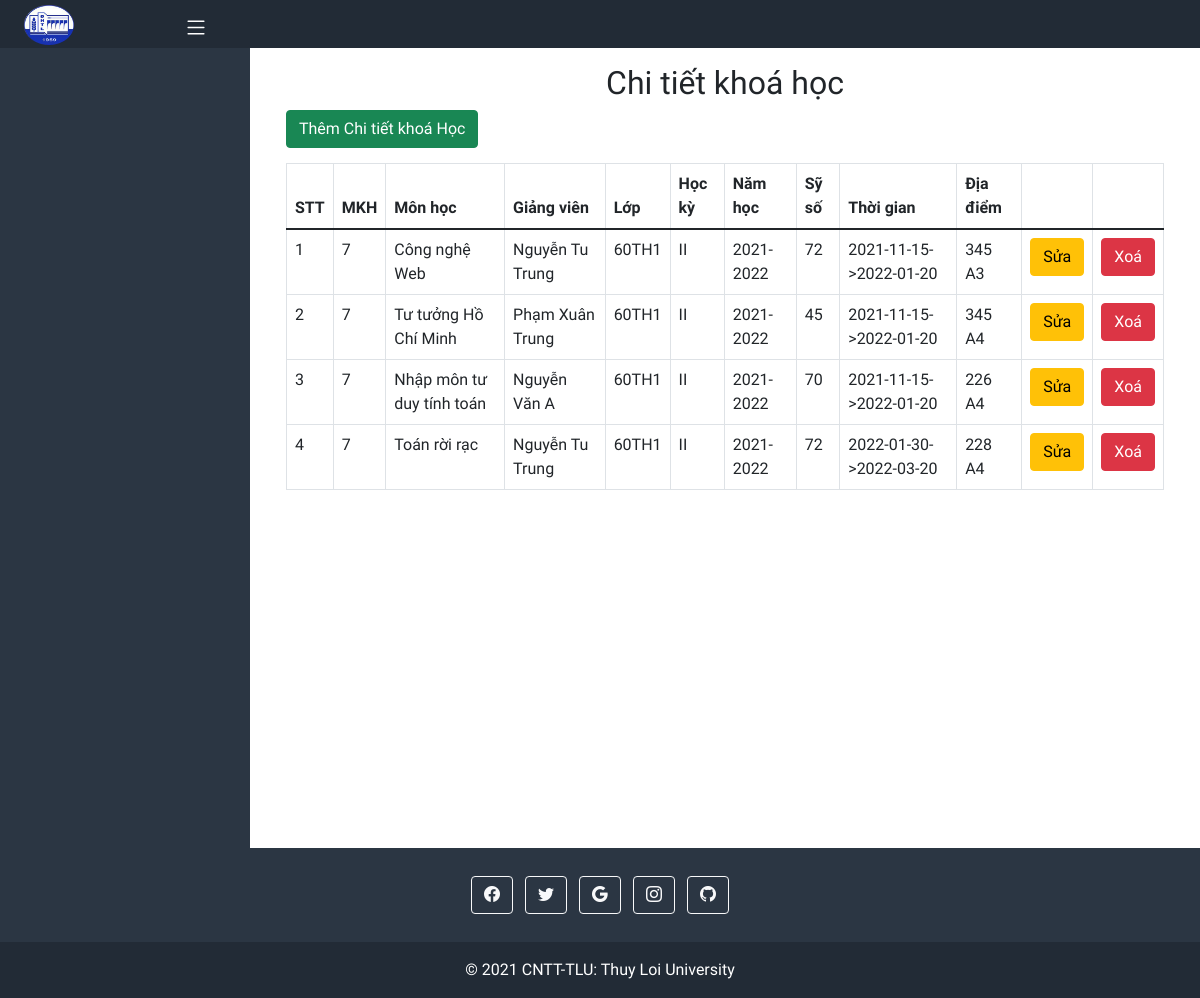
The page /DangKyHoc/Admin/QuanlyKhoaHoc/Chitietkhoahoc/index.php on the database its author committed.
### tables this page shows
CREATE TABLE `Chitietkhoahoc` (
  `id` int(11) NOT NULL,
  `MKH` int(11) NOT NULL,
  `id_Monhoc` int(11) NOT NULL,
  `id_Giangvien` int(11) NOT NULL,
  `id_Lop` int(11) NOT NULL,
  `id_Hocky` int(11) NOT NULL,
  `id_Namhoc` int(11) NOT NULL,
  `Syso` int(11) NOT NULL,
  `NgayBatDau` date NOT NULL,
  `NgayKetThuc` date NOT NULL,
  `Diadiem` varchar(255) NOT NULL
);

CREATE TABLE `Monhoc` (
  `id` int(11) NOT NULL,
  `Tenmonhoc` varchar(255) NOT NULL,
  `Sotinchi` tinyint(4) NOT NULL,
  `Hocphi` int(255) NOT NULL,
  `id_khoa` int(11) NOT NULL
);

CREATE TABLE `Giangvien` (
  `id` int(11) NOT NULL,
  `MGV` varchar(255) NOT NULL,
  `Hovaten` varchar(255) NOT NULL,
  `Bomon` varchar(255) NOT NULL,
  `Diachi` varchar(255) NOT NULL,
  `id_khoa` int(11) NOT NULL,
  `id_acc` int(11) NOT NULL
);

CREATE TABLE `Lop` (
  `id` int(11) NOT NULL,
  `Tenlop` varchar(255) NOT NULL,
  `Siso` int(11) NOT NULL,
  `id_khoa` int(11) NOT NULL
);

CREATE TABLE `Hocky` (
  `id` int(11) NOT NULL,
  `Tenhocky` varchar(255) NOT NULL
);

CREATE TABLE `Namhoc` (
  `id` int(11) NOT NULL,
  `Tennamhoc` varchar(255) NOT NULL
);

### DangKyHoc/Db/dbhelper.php (called while the page is built, shortened)
<?php
function executeResult($sql) {
	$con = mysqli_connect('localhost', 'root','', 'Dangkyhoc');
	$result = mysqli_query($con, $sql);
	$data   = [];
	while ($row = mysqli_fetch_array($result, 1)) {
		$data[] = $row;
	}
	return $data;
}
function executeSingleResult($sql) {
	$con = mysqli_connect('localhost', 'root','', 'Dangkyhoc');
	$result = mysqli_query($con, $sql);
	$row    = mysqli_fetch_array($result, 1);
	return $row;
}

### DangKyHoc/Admin/QuanlyKhoaHoc/Chitietkhoahoc/index.php (the view, shortened to what this page needs)
<?php
    include('../../../Db/dbhelper.php');
?>
<!DOCTYPE html>
<html lang="en">
    <head>
        <link href="https://cdn.jsdelivr.net/npm/bootstrap@5.1.2/dist/css/bootstrap.min.css" rel="stylesheet">
        <link rel="stylesheet" href="https://cdn.jsdelivr.net/npm/bootstrap-icons@1.6.1/font/bootstrap-icons.css">
        <link rel="stylesheet" href="../../../Assets/Css/main.css">
    </head>
    <body>
        <div class="top-side " style="background-color: #2b3643;">
            <div class="frame-top" style="background-color: rgba(0, 0, 0, 0.2);">
                <div class="row  align-items-center page-header justify-content-between">
                    <div class="col-md-6 col-6 col-sm-6">
                        <div class=" d-flex  header-logo">
                            <div class="logo col-md-2 col-2 col-sm-2 text-center">
                                <a href="../../index.php">
                                    <img src="../../../Assets/Image/logo-small.png" alt="logo" class="img-logo">
                                </a>
                            </div>
                            <div class="menu-toggle col-md-4 col-4 col-sm-4 text-center">
                                <i class="bi bi-list icon-toggle" id="show" ></i>
                            </div>
                        </div>
                    </div>
                </div>
            </div>
        </div>
        <div class="container-fluid">
            <div class="row flex-nowrap">
                <div class="col-auto col-md-3 col-xl-2 px-sm-2 px-0 sidebar" style="background-color: #2b3643;">
                    <div class="d-flex flex-column align-items-center align-items-sm-start px-3 pt-2 text-white min-vh-100">
                    </div>
                </div>
                <div class="col py-3">
                    <div class="container">
                        <div class="panel panel-primary" style="overflow-x:auto;">
                            <div class="panel-heading">
                                <h2 class="text-center">Chi tiết khoá học</h2>
                            </div>
                            <div class="panel-body">
                                <a href="add.php">
                                    <button class="btn btn-success" style="margin-bottom: 15px;">Thêm Chi tiết khoá Học</button>
                                </a>
                                <table class="table table-bordered table-hover table-responsive" >
                                    <thead>
                                        <tr>
                                            <th>STT</th>
                                            <th>MKH</th>
                                            <th>Môn học</th>
                                            <th>Giảng viên</th>
                                            <th>Lớp</th>
                                            <th>Học kỳ</th>
                                            <th>Năm học</th>
                                            <th>Sỹ số</th>
                                            <th>Thời gian</th>
                                            <th>Địa điểm</th>
                                            <th width="40px"></th>
                                            <th width="40px"></th>
                                        </tr>
                                    </thead>
                                    <tbody>
                                        <?php
                                            $sql1='select * from Chitietkhoahoc';
                                            $monhocList = executeResult($sql1);
                                            $index=1;
                                            foreach($monhocList as $item){
                                                $sql='select * from Monhoc where id='.$item['id_Monhoc'];
                                                $chitiet = executeSingleResult($sql);
                                                if ($chitiet != null) {
                                                    $Tenmonhoc          = $chitiet['Tenmonhoc'];
                                                }
                                                $sql2='select * from Giangvien where id='.$item['id_Giangvien'];
                                                $chitiet2 = executeSingleResult($sql2);
                                                if ($chitiet2 != null) {
                                                    $Hovaten          = $chitiet2['Hovaten'];
                                                }
                                                $sql3='select * from Lop where id='.$item['id_Lop'];
                                                $chitiet3 = executeSingleResult($sql3);
                                                if ($chitiet3 != null) {
                                                    $Tenlop          = $chitiet3['Tenlop'];
                                                }
                                                $sql4='select * from Hocky where id='.$item['id_Hocky'];
                                                $chitiet4 = executeSingleResult($sql4);
                                                if ($chitiet4 != null) {
                                                    $Tenhocky         = $chitiet4['Tenhocky'];
                                                }
                                                $sql5='select * from Namhoc where id='.$item['id_Namhoc'];
                                                $chitiet5 = executeSingleResult($sql5);
                                                if ($chitiet5 != null) {
                                                    $Tennamhoc          = $chitiet5['Tennamhoc'];
                                                }
                                                echo'<tr>
                                                        <td >'.($index++).'</td>
                                                        <td >'.$item['MKH'].'</td>
                                                        <td >'.$Tenmonhoc.'</td>
                                                        <td >'.$Hovaten .'</td>
                                                        <td >'.$Tenlop.'</td>
                                                        <td >'.$Tenhocky.'</td>
                                                        <td >'.$Tennamhoc.'</td>
                                                        <td >'.$item['Syso'].'</td>
                                                        <td >'.$item['NgayBatDau'].'->'.$item['NgayKetThuc'].'</td>
                                                        <td >'.$item['Diadiem'].'</td>
                                                        <td>
                                                            <a href="add.php?id='.$item['id'].'"><button class="btn btn-warning">Sửa</button></a>
                                                        </td>
                                                        <td>
                                                            <button class="btn btn-danger" onclick="deleteChitietkhoahoc('.$item['id'].')">Xoá</button>
                                                        </td>
                                                    </tr>';
                                            }
                                        ?>
                                    </tbody>
                                </table>
                            </div>
                        </div>
                    </div>
                </div>
            </div>
        </div>
    </body>
    <footer class="text-center text-white" style="background-color: #2b3643;">
        <div class="container p-4 pb-0">
          <section class="mb-4">
            <a class="btn btn-outline-light btn-floating m-1" href="#!" role="button"><i class="bi bi-facebook"></i></a>
            <a class="btn btn-outline-light btn-floating m-1" href="#!" role="button"><i class="bi bi-twitter"></i></a>
            <a class="btn btn-outline-light btn-floating m-1" href="#!" role="button"><i class="bi bi-google"></i></a>
            <a class="btn btn-outline-light btn-floating m-1" href="#!" role="button"><i class="bi bi-instagram"></i></a>
            <a class="btn btn-outline-light btn-floating m-1" href="#!" role="button"><i class="bi bi-github"></i></a>
          </section>
        </div>
        <div class="text-center p-3" style="background-color: rgba(0, 0, 0, 0.2);">
            © 2021 CNTT-TLU:
            <a class="text-white" href="#">Thuy Loi University</a>
        </div>
    </footer>
</html>

### DangKyHoc/Assets/Css/main.css (style rules this page uses)
:root { --background-headsidebar:#2b3643; --text-color:#b4bcc8; }
body { font-family: 'Quicksand', sans-serif; }
.header-logo .logo .img-logo { width: 50px; height: 40px; margin-top: 5px; }
.menu-toggle { padding-top:10px; }
.icon-toggle { color: white; font-size: 25px; }
.sidebar { width: 250px; }
.news ul,a { text-decoration: none; list-style-type: none; }

### rows shown on the page
chitietkhoahoc: MKH "7", id_Monhoc.Tenmonhoc "Công nghệ Web", id_Giangvien.Hovaten "Nguyễn Tu Trung", id_Lop.Tenlop "60TH1", id_Hocky.Tenhocky "II", id_Namhoc.Tennamhoc "2021-2022", Syso "72", NgayBatDau "2021-11-15", NgayKetThuc "2022-01-20", Diadiem "345 A3"
chitietkhoahoc: MKH "7", id_Monhoc.Tenmonhoc "Tư tưởng Hồ Chí Minh", id_Giangvien.Hovaten "Phạm Xuân Trung", id_Lop.Tenlop "60TH1", id_Hocky.Tenhocky "II", id_Namhoc.Tennamhoc "2021-2022", Syso "45", NgayBatDau "2021-11-15", NgayKetThuc "2022-01-20", Diadiem "345 A4"
chitietkhoahoc: MKH "7", id_Monhoc.Tenmonhoc "Nhập môn tư duy tính toán", id_Giangvien.Hovaten "Nguyễn Văn A", id_Lop.Tenlop "60TH1", id_Hocky.Tenhocky "II", id_Namhoc.Tennamhoc "2021-2022", Syso "70", NgayBatDau "2021-11-15", NgayKetThuc "2022-01-20", Diadiem "226 A4"
chitietkhoahoc: MKH "7", id_Monhoc.Tenmonhoc "Toán rời rạc", id_Giangvien.Hovaten "Nguyễn Tu Trung", id_Lop.Tenlop "60TH1", id_Hocky.Tenhocky "II", id_Namhoc.Tennamhoc "2021-2022", Syso "72", NgayBatDau "2022-01-30", NgayKetThuc "2022-03-20", Diadiem "228 A4"
